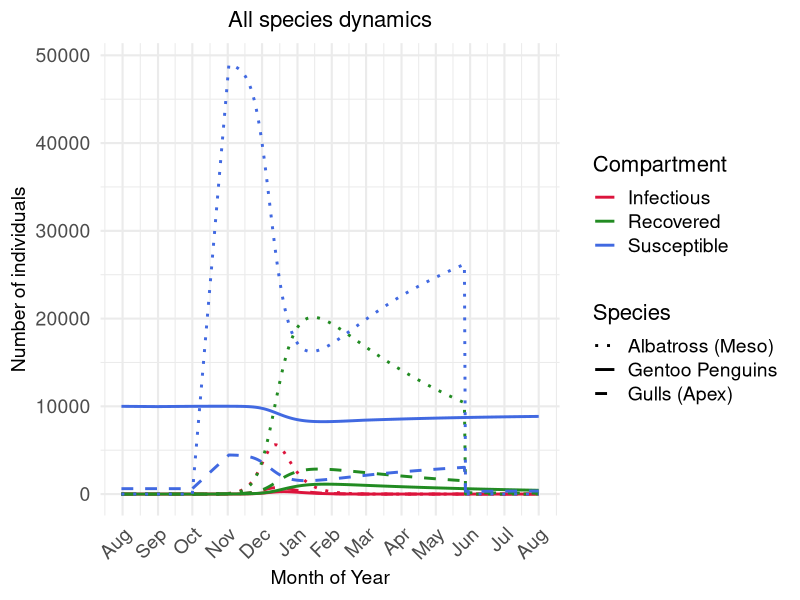
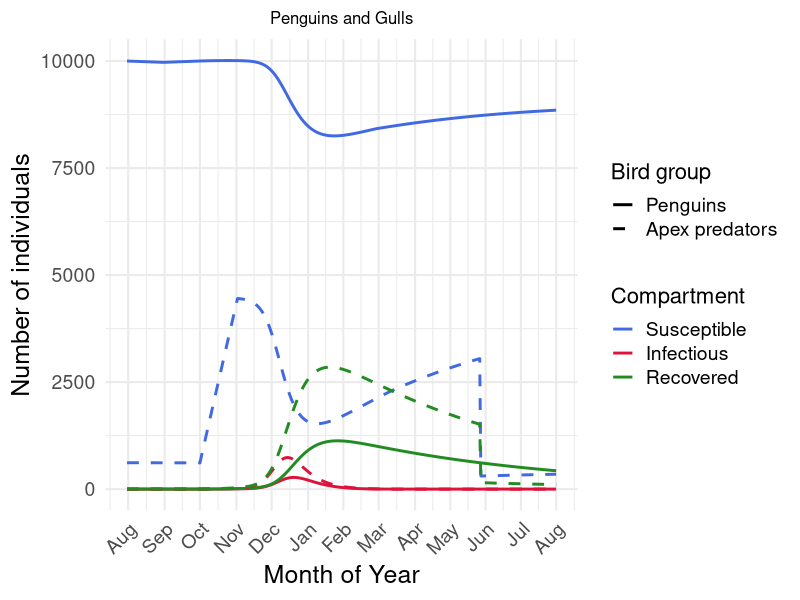
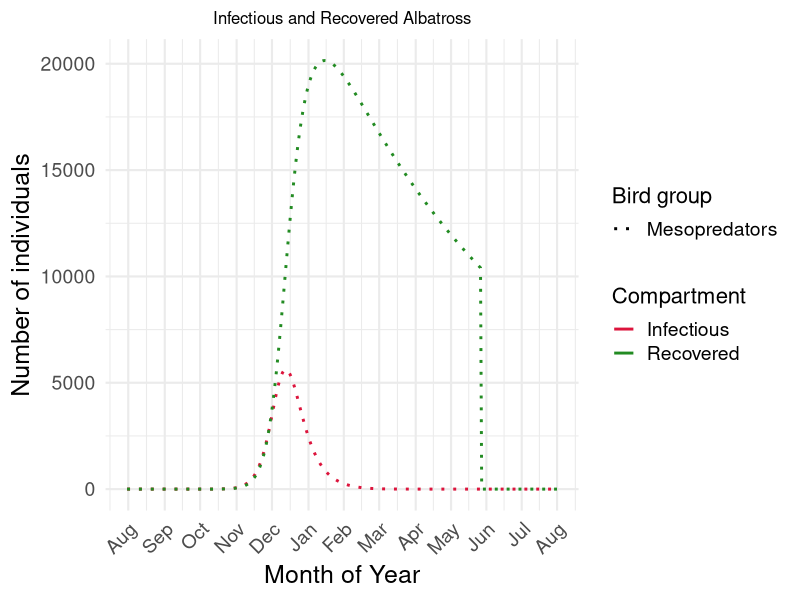
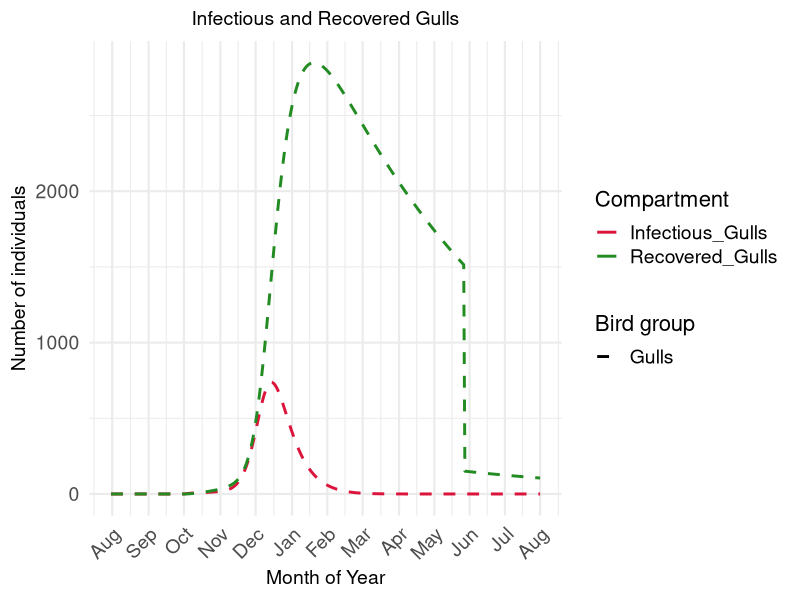
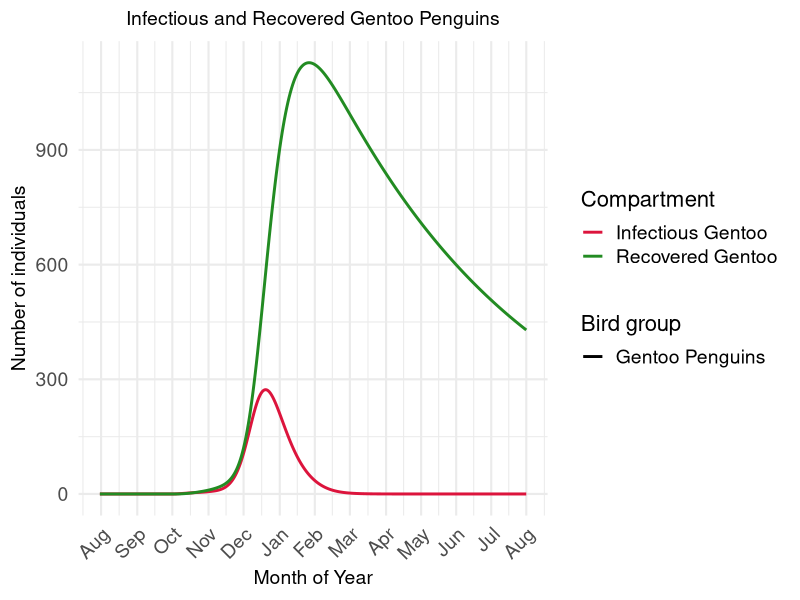

Recreate these plots in R, in order.
####PACKAGES####
#Install packages with install.packages("name of the package")

library(deSolve) #Used to solve ordinary differential equations (ODEs). More info at https://cran.r-project.org/web/packages/deSolve/deSolve.pdf
library(ggplot2) #Used to plot results from the model. More info at https://cran.r-project.org/web/packages/ggplot2/ggplot2.pdf
#MODEL OVERVIEW#
#You can write a model overview here.

# Time points
horizon<-365
time=seq(from=0,to=horizon,by=1)

###SWITCH for seasonality in transmission: ON/OFF
switch<- 1
#Set the starting values (these values indicate the initial population values; i.e., the number of individuals that would be
#in each compartment at the beginning of the simulation (time=0))

#Populations
Res_gulls <- (74000*0.1)/12 #10% of gulls are resident
Res_gentoo<-200000/20 #Resident gentoo
albatross <- 0 #Resident Albatross 

gulls_migrate_in <-(84000*0.9)/20  #90% of gulls are migratory

albatross_migrate_in <-(951000)/20  #100% of albatross are migratory

Initial_values <-c(
  ###Compartments
  S_gulls= Res_gulls,    #Susceptible
  I_gulls= 0,    #Infected                   
  R_gulls= 0,    #Recovered 
  D_gulls = 0, 
  
  S_res_gentoo= Res_gentoo,    #Susceptible
  I_res_gentoo= 0,            #Infected                   
  R_res_gentoo= 0,            #Recovered
  D_res_gentoo = 0, 
  
  S_albatross= albatross,    #Susceptible
  I_albatross= 0,            #Infected                   
  R_albatross= 0,            #Recovered 
  D_albatross = 0, 
  



  
  timer=0
  
)

# Parameters for the first sigmoid curve
k1 = 0.1
x01 = 31
a1 = 2
b1 = 1

# Parameters for the second sigmoid curve
k2 = 0.1
x02 = 193
a2 = 2
b2 = 1

k3 = 0.1
x03 = 357.5  # Midpoint of the third sigmoid
a3 = 1.05    # Upper bound of the third sigmoid (previously `top`)
b3 = 0.98      # Lower bound of the third sigmoid (previously `bottom`)

#b4=0

#Gull Parameters   
prev_infection_gulls <- 0.01

mig_day_arrival<- 31

#scalingfactor <- 0.175

beta_gulls <- 0.000003

gentoogull_trans <- 0.000003

mu_gulls <- 0.0001

immunity_duration_gulls <- 182.5

sigma_gulls <- 1/immunity_duration_gulls #How is SIGMA being estimated?? This should be based on the period in R, right?

infectious_period_gulls <- 8

gamma_gulls <- 1/infectious_period_gulls

death_prob_gulls <- 0

death_rate_gulls <- death_prob_gulls/infectious_period_gulls

##Gentoo Parameters
mu_gentoo <- 0.0001 #Natural mortality rate for gentoo (per bird per day) 

beta_gentoo_density <- 0.000003

gullgentoo_trans <- 0.000003

immunity_duration_gentoo <- 182.5

sigma_gentoo <- 1/immunity_duration_gentoo #This parameter can be set to 0 to go from an "SIRS" to an "SIR" model

infectious_period_gentoo<- 8 #Duration of the infectious period (days)

gamma_gentoo <- 1/infectious_period_gentoo #Recovery rate from HPAI infection in gentoos (per bird per day)

death_prob_gentoo <- 0.5 #Probability of death from HPAI infection in gentoos ##[need to be adjusted]##

death_rate_gentoo <- death_prob_gentoo/infectious_period_gentoo  #Death rate from HPAI infection in gentoos (per bird per day)

##Albatross Parameters
prev_infection_albatross = 0

mu_albatross <- 0.0000626 #Natural mortality rate for albatross (per bird per day) 

beta_albatross <- 0.000003 #HPAI transmission rate between albatross (per bird per day)

gullalbatross_trans <- 0.000003

albatrossgull_trans <- 0.000003

immunity_duration_albatross <- 182.5

sigma_albatross <- 1/immunity_duration_albatross #This parameter can be set to 0 to go from an "SIRS" to an "SIR" model

infectious_period_albatross <- 8 #Duration of the infectious period (days)

gamma_albatross <- 1/infectious_period_albatross #Recovery rate from HPAI infection in albatross (per bird per day)

death_prob_albatross <- 0.5 #Probability of death from HPAI infection in albatross ##[need to be adjusted]##

death_rate_albatross <- death_prob_albatross/infectious_period_albatross  #Death rate from HPAI infection in albatross (per bird per day)

parameters<- c(prev_infection_gulls,
               mu_gulls, 
               sigma_gulls,
               beta_gulls, 
               gentoogull_trans, 
               gamma_gulls,
               death_rate_gulls,
               
               mu_gentoo,
               sigma_gentoo, 
               beta_gentoo_density,
               gullgentoo_trans,
               gamma_gentoo,
               death_rate_gentoo, 
               
               mu_albatross,
               sigma_albatross, 
               beta_albatross,
               gullalbatross_trans,
               albatrossgull_trans,
               gamma_albatross,
               death_rate_albatross
)


#This function can be used to establish migration season
PiecewiseFlux<-function(time, t1, t2, b) {ifelse(t1<=floor(time %% 365) && floor(time %% 365) <=t2,b,0)} #This is to incorporate gulls' migration

PiecewiseFlux_albatross <- function(time, t1, t2, b) {
  ifelse(t1 <= floor(time %% 365) && floor(time %% 365) <= t2, b, 0)
}

t_arrival=62

post_migration_reduction_gulls <- 0.1 #90% reduction
post_migration_reduction_albatross <- 0 #

# Define the event function
event_function <- function(time, state, parms) {
  with(as.list(state), {
    if (time == 300) {
      # Reduce the populations by 90%
      S_gulls <- S_gulls * post_migration_reduction_gulls
      I_gulls <- I_gulls * post_migration_reduction_gulls
      R_gulls <- R_gulls * post_migration_reduction_gulls
      S_albatross <- S_albatross * post_migration_reduction_albatross
      I_albatross <- I_albatross * post_migration_reduction_albatross
      R_albatross <- R_albatross * post_migration_reduction_albatross
    }
    return(c(S_gulls, I_gulls, R_gulls, D_gulls,
             S_res_gentoo, I_res_gentoo, R_res_gentoo, D_res_gentoo, 
             S_albatross, I_albatross, R_albatross, D_albatross,
             timer)) # Return updated state
  })
}

#class(time)
# print(time)

####MODEL EQUATIONS#####
HPAI_dyn <- function(time,state,parameters){   
  if(!is.numeric(time)) {
    stop("Time should be numeric")
  }
  with(as.list(c(state,parameters)),{
    
    if(switch==0){seasonality_transmission = rep(1, length(time))
    }else{seasonality_transmission = ifelse(time <= 100,
                                            b1 + (a1 - b1) / (1 + exp(-k1 * (time - x01))),
                                            ifelse(time <= 349,
                                                   a2 - (a2 - b2) * (1 / (1 + exp(-k2 * (time - x02)))),
                                                   b3 + (a3 - b3) / (1 + exp(-k3 * (time - x03)))))}
    
    #=== Gulls ===#
    dS_gulls = (1-prev_infection_gulls) * PiecewiseFlux(time, t_arrival, t_arrival+mig_day_arrival, gulls_migrate_in/mig_day_arrival) + #Arrival of susceptible gulls through migration
      ifelse(time >= 93 & time <= 225, 2.5 * mu_gulls * (S_gulls + I_gulls + R_gulls), 0) + # Breeding term for gulls
      sigma_gulls*R_gulls - #Loss of immunity in gulls
      
      seasonality_transmission * ifelse(S_gulls + I_gulls + R_gulls == 0, 0,  (beta_gulls * I_gulls * S_gulls)) - #Between-gulls HPAI transmission 
      seasonality_transmission * ifelse(S_res_gentoo + I_res_gentoo + R_res_gentoo == 0, 0,  (gentoogull_trans * I_res_gentoo * S_gulls)) - #gentoo-to-gull HPAI transmission (frequency-dependent)
      seasonality_transmission * ifelse(S_albatross + I_albatross + R_albatross == 0, 0,  (albatrossgull_trans * I_albatross * S_gulls)) -
      
      mu_gulls*S_gulls  #Natural mortality in gulls

    
    dI_gulls = prev_infection_gulls * PiecewiseFlux(time, t_arrival, t_arrival+ mig_day_arrival, gulls_migrate_in/mig_day_arrival) + #Arrival of infectious gulls through migration
      
      seasonality_transmission * ifelse(S_gulls + I_gulls + R_gulls  == 0, 0,  (beta_gulls * I_gulls * S_gulls)) + #Between-gulls HPAI transmission
      seasonality_transmission * ifelse(S_res_gentoo + I_res_gentoo + R_res_gentoo == 0, 0, (gentoogull_trans * I_res_gentoo * S_gulls)) + #gentoo-to-gull HPAI transmission (frequency-dependent)
      seasonality_transmission * ifelse(S_albatross + I_albatross + R_albatross == 0, 0, (albatrossgull_trans * I_albatross * S_gulls)) -
      
      (gamma_gulls + mu_gulls + death_rate_gulls) * I_gulls #Recovery, natural mortality, and mortality due to HPAI in infectious gulls
    
    dR_gulls = gamma_gulls * I_gulls - #Recovery from infection in gulls
      mu_gulls * R_gulls - #Natural mortality in gulls
      sigma_gulls * R_gulls #Loss of immunity in gulls
    
    dD_gulls =  death_rate_gulls * I_gulls
    
    #=== Resident gentoos ===#
    dS_res_gentoo = ifelse(time >= 31 & time <= 212, 2.0 * mu_gentoo * (S_res_gentoo+I_res_gentoo+R_res_gentoo), 0) +
      sigma_gentoo*R_res_gentoo - #Loss of immunity in gentoos- #Breeding season in gentoos. #2.985 try to change this number to reach equilibrium
      
      seasonality_transmission * beta_gentoo_density*I_res_gentoo*S_res_gentoo - 
      seasonality_transmission * ifelse(S_gulls + I_gulls + R_gulls == 0, 0,  (gullgentoo_trans * I_gulls * S_res_gentoo)) - #Gull-to-gentoo HPAI transmission (frequency-dependent)
     
      mu_gentoo*S_res_gentoo
    
    dI_res_gentoo = seasonality_transmission * beta_gentoo_density * I_res_gentoo * S_res_gentoo + #Between-gentoos HPAI transmission 
      seasonality_transmission * ifelse(S_gulls + I_gulls + R_gulls == 0, 0,  (gullgentoo_trans * I_gulls * S_res_gentoo)) - #Gull-to-gentoo HPAI transmission (frequency-dependent)
      (gamma_gentoo + mu_gentoo + death_rate_gentoo) * I_res_gentoo
    
    dR_res_gentoo = gamma_gentoo * I_res_gentoo - #Recovery from infection in gentoos
      mu_gentoo * R_res_gentoo - #Natural mortality in gentoos
      sigma_gentoo * R_res_gentoo #Loss of immunity in gentoos

    dD_res_gentoo = death_rate_gentoo * I_res_gentoo
    
    #=== Albatross ===#
    dS_albatross = (1 - prev_infection_albatross) * PiecewiseFlux_albatross(time, t_arrival, t_arrival + mig_day_arrival, albatross_migrate_in/mig_day_arrival) +
      ifelse(time >= 31 & time <= 245, 1.7 * mu_albatross * (S_albatross+I_albatross+R_albatross), 0) +
      sigma_albatross * R_albatross -
      (seasonality_transmission * beta_albatross * I_albatross * S_albatross) - 
      seasonality_transmission * ifelse(S_gulls + I_gulls + R_gulls == 0, 0,   (gullalbatross_trans * I_gulls * S_albatross)) - 
      mu_albatross * S_albatross 

    
    dI_albatross = (seasonality_transmission * beta_albatross * I_albatross * S_albatross) + 
      seasonality_transmission * ifelse(S_gulls + I_gulls + R_gulls == 0, 0,   (gullalbatross_trans * I_gulls * S_albatross)) -
      (gamma_albatross + mu_albatross + death_rate_albatross) * I_albatross
    
    dR_albatross =    gamma_albatross * I_albatross - #Recovery from infection in albatross
      mu_albatross * R_albatross - #Natural mortality in albatross
      sigma_albatross * R_albatross #Loss of immunity in albatross
    
    dD_albatross = death_rate_albatross * I_albatross

    dtimer = 1
    
    return(list(c(dS_gulls, dI_gulls, dR_gulls, dD_gulls, 
                  dS_res_gentoo, dI_res_gentoo, dR_res_gentoo, dD_res_gentoo,
                  dS_albatross, dI_albatross, dR_albatross, dD_albatross,

                  dtimer)))
  }
  )
}

output <- as.data.frame(lsode(
  y = Initial_values,
  func = HPAI_dyn,
  parms = parameters,
  time = time,
  events = list(func = event_function, time = 300)  # Add event at day 300
))

colnames(output)<- c("time", "Susceptible_Gulls", "Infectious_Gulls", "Recovered_Gulls","Dead_Gulls",
                     "Susceptible_Resident_gentoos","Infectious_Resident_gentoos","Recovered_Resident_gentoos",  "Dead_Gentoo",
                     "Susceptible_Albatross", "Infectious_Albatross", "Recovered_Albatross", "Dead_Albatross",
                       "Timer")


head(output) #Shows you the first 6 rows of the dataset


if(switch == 0){
  seasonality_transmission = rep(1, length(time))
} else{seasonality_transmission = ifelse(time <= 100,
                                         b1 + (a1 - b1) / (1 + exp(-k1 * (time - x01))),
                                         ifelse(time <= 349,
                                                a2 - (a2 - b2) * (1 / (1 + exp(-k2 * (time - x02)))),
                                                b3 + (a3 - b3) / (1 + exp(-k3 * (time - x03)))))}

final_values = tail(output, 1)

death_counts_table <- data.frame(
  Species = c("Dead Gulls", "Dead Gentoo", "Dead Albatross"),
  Deaths = c(final_values$Dead_Gulls, final_values$Dead_Gentoo, final_values$Dead_Albatross)
)

# Print the table
print(death_counts_table)

# library(reshape2)
# library(ggplot2)
# library(dplyr)
#


library(ggplot2)
library(dplyr)
library(tidyr)

#== PLOTTING EVERYONE == #
sir_data <- output %>%
  select(time,
         Susceptible_Gulls, Infectious_Gulls, Recovered_Gulls,
         Susceptible_Resident_gentoos, Infectious_Resident_gentoos, Recovered_Resident_gentoos,
         Susceptible_Albatross, Infectious_Albatross, Recovered_Albatross) %>%
  pivot_longer(-time, names_to = "Compartment", values_to = "Population")

# Add species column
sir_data <- sir_data %>%
  mutate(
    Species = case_when(
      grepl("Gulls", Compartment) ~ "Gulls (Apex)",
      grepl("gentoo", Compartment) ~ "Gentoo Penguins",
      grepl("Albatross", Compartment) ~ "Albatross (Meso)"
    ),
    State = case_when(
      grepl("Susceptible", Compartment) ~ "Susceptible",
      grepl("Infectious", Compartment) ~ "Infectious",
      grepl("Recovered", Compartment) ~ "Recovered"
    )
  )

# Month labels
month_day <- c(1, 32, 62, 93, 123, 154, 184, 214, 245, 275, 305, 335, 365)
month_labels <- c("Aug", "Sep", "Oct", "Nov", "Dec", "Jan", "Feb", "Mar", "Apr", "May", "Jun", "Jul", "Aug")

# Plot
ggplot(sir_data, aes(x = time, y = Population, color = State, linetype = Species)) +
  geom_line(linewidth = 1) +
  scale_color_manual(
    values = c(
      "Susceptible" = "#4169E1",  # Blue
      "Infectious" = "#DC143C",   # Red
      "Recovered" = "#228B22"     # Green
    )
  ) +
  scale_linetype_manual(
    values = c(
      "Gentoo Penguins" = "solid",
      "Gulls (Apex)" = "dashed",
      "Albatross (Meso)" = "dotted"
    )
  ) +
  scale_x_continuous(
    breaks = month_day,
    labels = month_labels,
    name = "Month of Year"
  ) +
  ylab("Number of individuals") +
  labs(
    color = "Compartment",
    linetype = "Species",
    title = "All species dynamics"
  ) +
  theme_minimal(base_size = 16) +
  theme(
    axis.title = element_text(size = 14),
    axis.text = element_text(size = 14),
    axis.text.x = element_text(angle = 45, hjust = 1),
    legend.title = element_text(size = 16),
    legend.text = element_text(size = 14),
    plot.title = element_text(size = 16, hjust = 0.5)
  )

# == PLOTTING GULLS AND PENGUINS ONLY == # 
out_long <- reshape2::melt(output[, c("time", 
                                      "Susceptible_Gulls", "Infectious_Gulls", "Recovered_Gulls",
                                      "Susceptible_Resident_gentoos", "Infectious_Resident_gentoos", "Recovered_Resident_gentoos")],
                           id = "time")

# Assign species based on variable names
out_long$species <- ifelse(grepl("Gulls", out_long$variable), "Apex predators", "Penguins")

# Assign compartment (state) based on variable names
out_long$state <- ifelse(grepl("Susceptible", out_long$variable), "Susceptible",
                         ifelse(grepl("Infectious", out_long$variable), "Infectious", "Recovered"))

# Factor order for species and states
out_long$species <- factor(out_long$species, levels = c("Penguins", "Apex predators"))
out_long$state <- factor(out_long$state, levels = c("Susceptible", "Infectious", "Recovered"))

# Define month breaks and labels for the x-axis
month_day <- c(1, 32, 62, 93, 123, 154, 184, 214, 245, 275, 305, 335, 365)
month_labels <- c("Aug", "Sep", "Oct", "Nov", "Dec", "Jan", "Feb", "Mar", "Apr", "May", "Jun", "Jul", "Aug")

# Plot
ggplot(out_long, aes(x = time, y = value, color = state)) +
  geom_line(aes(linetype = species), linewidth = 1) +
  scale_color_manual(
    values = c(
      "Susceptible" = "#4169E1",  # Blue
      "Infectious" = "#DC143C",   # Red
      "Recovered" = "#228B22"     # Green
    )
  ) +
  scale_linetype_manual(
    values = c(
      "Penguins" = "solid",
      "Apex predators" = "dashed"
    )
  ) +
  scale_x_continuous(
    breaks = month_day,
    labels = month_labels,
    name = "Month of Year"
  ) +
  ylab("Number of individuals") +
  labs(color = "Compartment", linetype = "Bird group") +
  ggtitle("Penguins and Gulls") +
  theme_minimal(base_size = 16) +
  theme(
    axis.title = element_text(size = 18),
    axis.text = element_text(size = 14),
    axis.text.x = element_text(angle = 45, hjust = 1),
    legend.title = element_text(size = 16),
    legend.text = element_text(size = 14),
    plot.title = element_text(size = 12, hjust = 0.5)
  )

# == Mesopredators only no Susceptibles == #
out_long <- reshape2::melt(output[, c("time", "Infectious_Albatross", "Recovered_Albatross")],
                           id = "time")

# Assign species and state based on variable names
out_long$species <- "Mesopredators"  # All are Albatross
out_long$state <- ifelse(grepl("Infectious", out_long$variable), "Infectious", "Recovered")

# Set factor levels
out_long$species <- factor(out_long$species, levels = c("Mesopredators"))
out_long$state <- factor(out_long$state, levels = c("Infectious", "Recovered"))

# Define month breaks and labels
month_day <- c(1, 32, 62, 93, 123, 154, 184, 214, 245, 275, 305, 335, 365)
month_labels <- c("Aug", "Sep", "Oct", "Nov", "Dec", "Jan", "Feb", "Mar", "Apr", "May", "Jun", "Jul", "Aug")

# Plot
ggplot(out_long, aes(x = time, y = value, color = state)) +
  geom_line(aes(linetype = species), linewidth = 1) +
  scale_color_manual(
    values = c(
      "Infectious" = "#DC143C",  # Red
      "Recovered" = "#228B22"    # Green
    )
  ) +
  scale_linetype_manual(
    values = c("Mesopredators" = "dotted")
  ) +
  scale_x_continuous(
    breaks = month_day,
    labels = month_labels,
    name = "Month of Year"
  ) +
  ylab("Number of individuals") +
  labs(color = "Compartment", linetype = "Bird group") +
  ggtitle("Infectious and Recovered Albatross") +
  theme_minimal(base_size = 16) +
  theme(
    axis.title = element_text(size = 18),
    axis.text = element_text(size = 14),
    axis.text.x = element_text(angle = 45, hjust = 1),
    legend.title = element_text(size = 16),
    legend.text = element_text(size = 14),
    plot.title = element_text(size = 12, hjust = 0.5)
  )

# == Gulls Only No Susceptible == #
gulls_data <- output %>%
  select(time, Infectious_Gulls, Recovered_Gulls)

# Reshape the data for ggplot (long format)
gulls_long <- gulls_data %>%
  gather(key = "Compartment", value = "Population", -time)

# Plot the Infectious and Recovered Gulls populations
ggplot(gulls_long, aes(x = time, y = Population, color = Compartment)) +
  geom_line(aes(linetype = "Gulls"), size = 1) +  # Dashed line for Gulls
  scale_color_manual(
    values = c(
      "Infectious_Gulls" = "#DC143C",  # Red for Infectious
      "Recovered_Gulls" = "#228B22"    # Green for Recovered
    )
  ) +
  scale_linetype_manual(
    values = c("Gulls" = "dashed")  # Dashed line for Gulls
  ) +
  scale_x_continuous(
    breaks = month_day,
    labels = month_labels,
    name = "Month of Year"
  ) +
  ylab("Number of individuals") +
  labs(color = "Compartment", linetype = "Bird group") +
  ggtitle("Infectious and Recovered Gulls") + 
  theme_minimal(base_size = 16) +
  theme(
    axis.title = element_text(size = 14),
    axis.text = element_text(size = 14),
    axis.text.x = element_text(angle = 45, hjust = 1),
    legend.title = element_text(size = 16),
    legend.text = element_text(size = 14),
    plot.title = element_text(size = 14, hjust = 0.5)
  )


# == Penguins Only No Susceptible == # 
gentoo_data <- output %>%
  select(time, Infectious_Resident_gentoos, Recovered_Resident_gentoos)

# Reshape the data for ggplot (long format)
gentoo_long <- gentoo_data %>%
  gather(key = "Compartment", value = "Population", -time)

# Plot the Infectious and Recovered Gentoo populations
ggplot(gentoo_long, aes(x = time, y = Population, color = Compartment)) +
  geom_line(aes(linetype = "Gentoo Penguins"), size = 1) +  # Solid line for Penguins
  scale_color_manual(
    values = c(
      "Infectious_Resident_gentoos" = "#DC143C",  # Red for Infectious
      "Recovered_Resident_gentoos" = "#228B22"    # Green for Recovered
    ),
    labels = c("Infectious_Resident_gentoos" = "Infectious Gentoo", 
               "Recovered_Resident_gentoos" = "Recovered Gentoo")  # Shorten legend labels
  ) +
  scale_linetype_manual(
    values = c("Gentoo Penguins" = "solid")  # Solid line for Gentoo Penguins
  ) +
  scale_x_continuous(
    breaks = month_day,
    labels = month_labels,
    name = "Month of Year"
  ) +
  ylab("Number of individuals") +
  labs(
    color = "Compartment", 
    linetype = "Bird group", 
    title = "Infectious and Recovered Gentoo Penguins"
  ) +
  theme_minimal(base_size = 16) +
  theme(
    axis.title = element_text(size = 14),
    axis.text = element_text(size = 14),
    axis.text.x = element_text(angle = 45, hjust = 1),
    legend.title = element_text(size = 16),
    legend.text = element_text(size = 14),
    plot.title = element_text(size = 14, hjust = 0.5)
  )

# == Max Cumulative Dead on a Given Day?? == #
# output$Daily_Dead_Gulls <- c(0, diff(output$Dead_Gulls))
# output$Daily_Dead_Gentoo <- c(0, diff(output$Dead_Gentoo))
# output$Daily_Dead_Albatross <- c(0, diff(output$Dead_Albatross))
# 
# peak_day_albatross <- output[which.max(output$Daily_Dead_Albatross), ]
# peak_day_gulls <- output[which.max(output$Daily_Dead_Gulls), ]
# peak_day_gentoo <- output[which.max(output$Daily_Dead_Gentoo), ]
# 
# # Print the peak daily death day for each species
# cat("Peak daily death for Albatross on day", peak_day_albatross$time, "with", peak_day_albatross$Daily_Dead_Albatross, "deaths\n")
# cat("Peak daily death for Gulls on day", peak_day_gulls$time, "with", peak_day_gulls$Daily_Dead_Gulls, "deaths\n")
# cat("Peak daily death for Gentoo on day", peak_day_gentoo$time, "with", peak_day_gentoo$Daily_Dead_Gentoo, "deaths\n")


# Now, print the first few rows to check
#head(output)

print(death_counts_table)
